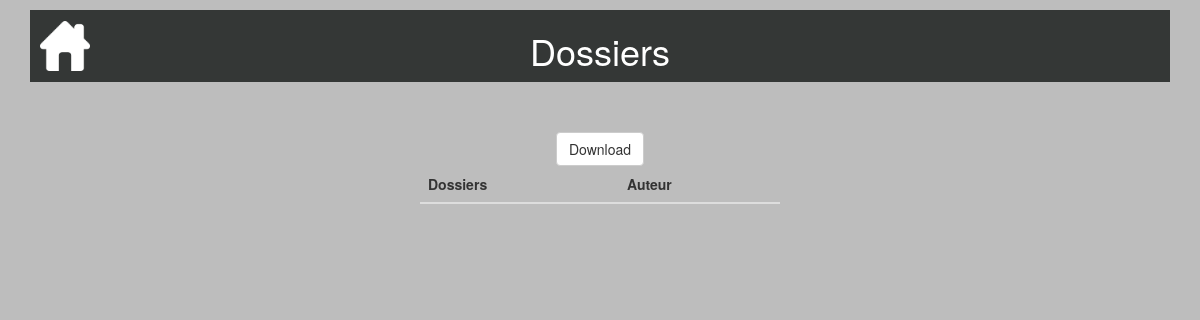
Before: /consultertouslesdossiers/ (signed in) with the older database file.
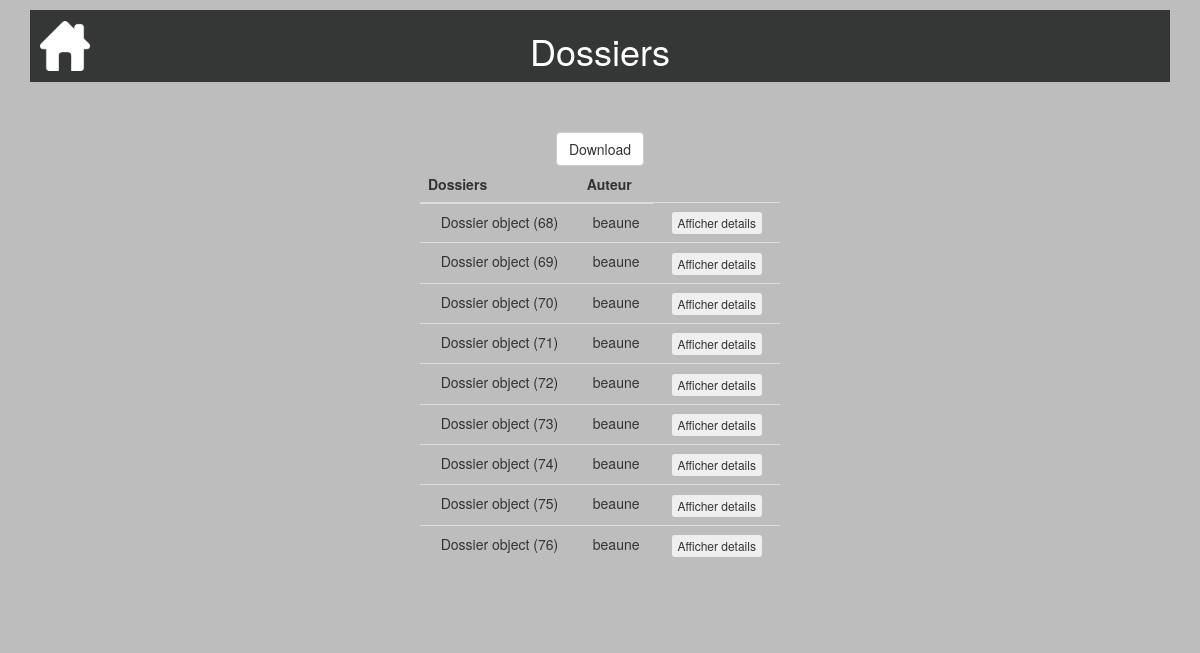
After: the same page with the newer database file.
### calculdej/models.py (models this page shows, shortened)
class Dossier(models.Model):
    date = models.DateTimeField(default=timezone.now, blank=True, verbose_name="Date création")
    auteur = models.ForeignKey(settings.AUTH_USER_MODEL, on_delete=models.CASCADE)
    taille = models.DecimalField(default=0.0,max_digits=5, decimal_places=2)
    poids = models.DecimalField(default=0.0,max_digits=5, decimal_places=2)
    pathologie = models.CharField(default="",max_length=20)
    age = models.IntegerField(default=0)
    de = models.DecimalField(default=0.00,max_digits=5, decimal_places=2)
    sexe = models.CharField(default="",max_length=1)
    dernier = models.BooleanField(default=True)

### consultertouslesdossiers/views.py (the view, shortened to what this page needs)
# urls.py: url('consultertouslesdossiers/', include('consultertouslesdossiers.urls')),
@login_required
@user_passes_test(check_user)
def consultertouslesdossiers(request):
    dossiers = Dossier.objects.all()
    return render(request, 'consultertouslesdossiers/consultertouslesdossiers.html', locals())

### consultertouslesdossiers/views.py (called while the page is built)
def check_user(user):
    if user.is_authenticated:
        username = user.get_username()
    return username=='admin'

### consultertouslesdossiers/templates/consultertouslesdossiers/consultertouslesdossiers.html (shortened to what this page needs)
{% extends "base.html" %}
{% block header %}<h1>Dossiers</h1>{% endblock %}
{% block content %}
<table class="table">
  <thead>
       <tr>
           <th>Dossiers</th>
           <th>Auteur</th>
       </tr>
   </thead>
   <tbody>
     <a class="btn btn-default" href="{% url 'downloadcsv' %}" role="button">Download</a>
       {% for d in dossiers %}
       <tr>
           <td>{{ d }}</td>
           <td>{{ d.auteur }}</td>
           <td>
             <form method="post">
                 <button onclick="details()" class="btn btn-xs" type="submit" name="btnaffdetails" value="{{d.id}}">Afficher details</button>
             </form>
          </td>
       </tr>
      {%endfor%}
    </tbody>
</table>
{% endblock %}

### templates/base.html (shortened to what this page needs)
<!DOCTYPE html>
<html lang="fr">
  {% load static %}
  <head>
    <link rel="stylesheet" href="https://maxcdn.bootstrapcdn.com/bootstrap/3.3.7/css/bootstrap.min.css">
    <link rel="stylesheet" href="{% static "css/style.css" %}">
  </head>
  <body>
    <div class="container">
      <header>
        {% if user.is_authenticated %}<a id="home" href="{% url 'connexion' %}"> <img src="/static/img/home_icon.PNG" class="img-responsive float-left" alt="logo" width="50px" height="50px"> </a>{% endif %}
        {% block header %}{% endblock %}
      </header>
      <div class="row">
        <section id="content" class="col-sm-offset-4 col-sm-4 col-sm-offset-4">
          {% block content %}{% endblock %}
        </section>
      </div>
    </div>
  </body>
</html>

### static/css/style.css (style rules this page uses)
body { background-color: #BDBDBD; margin-left: auto; margin-right: auto; }
[class*="col-"], footer { text-align: center; }
[class*="row"] { margin-bottom: 40px; }
#content { padding-top: 50px; }
header { text-align: center; background-color: #343736; margin-top: 10px; padding-bottom: 1px; padding-top: 1px; color: white; position: relative; }
#home { position: absolute; left: 10px; top: 50%; transform: translateY(-50%); }

Changed rows visible on the page:
added Dossier: id "Dossier object (68)", auteur "beaune"
added Dossier: id "Dossier object (69)", auteur "beaune"
added Dossier: id "Dossier object (70)", auteur "beaune"
added Dossier: id "Dossier object (71)", auteur "beaune"
added Dossier: id "Dossier object (72)", auteur "beaune"
added Dossier: id "Dossier object (73)", auteur "beaune"
added Dossier: id "Dossier object (74)", auteur "beaune"
added Dossier: id "Dossier object (75)", auteur "beaune"
added Dossier: id "Dossier object (76)", auteur "beaune"
